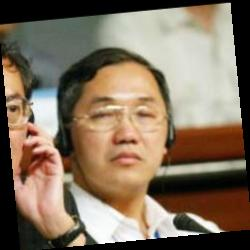
#> input picture data/lfw-deepfunneled/Adisai_Bodharamik/Adisai_Bodharamik_0001.jpg, 250 x 250 px; its folder holds only this picture in this run
$ python preprocess.py
#> lines starting #> are read from the running program, lines starting #| are printed output that depends on the picture
import os
import cv2
import numpy as np
import pandas as pd
from matplotlib import pyplot as plt


def load_unlabelled_data(path, target_size=(64,64)):
#> called with path = '../data/lfw-deepfunneled', target_size = (64, 64)
    images = []
    for person_name in os.listdir(path):
        person_dir = os.path.join(path, person_name)
        if not os.path.isdir(person_dir):
            continue
        for img_file in os.listdir(person_dir):
            img_path = os.path.join(person_dir, img_file)
            img = cv2.imread(img_path, cv2.IMREAD_GRAYSCALE)
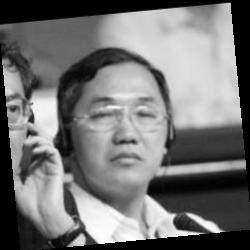
#> img: shape (250, 250); min 0, max 255, mean 116.4
            if img is not None:
                img = cv2.resize(img, target_size)
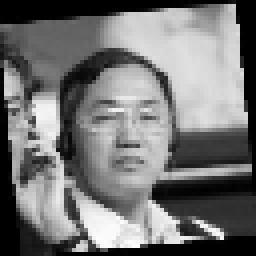
#> img: shape (64, 64) (shown 4 times larger); min 0, max 253, mean 116.2
                images.append(img)
#> pass 2 of the loop in load_unlabelled_data, `for person_name in os.listdir(path):`:
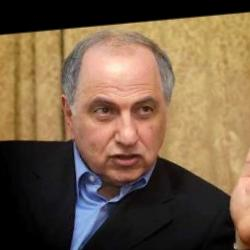
#> input picture data/lfw-deepfunneled/Ahmed_Chalabi/Ahmed_Chalabi_0005.jpg, 250 x 250 px
#> in load_unlabelled_data, `img = cv2.imread(img_path, cv2.IMREAD_GRAYSCALE)`:
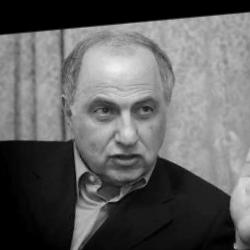
#> img: shape (250, 250); min 0, max 240, mean 97.6
#> in load_unlabelled_data, `img = cv2.resize(img, target_size)`:
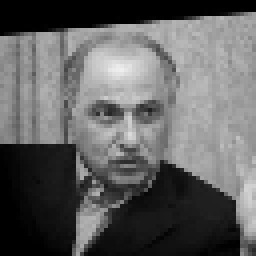
#> img: shape (64, 64) (shown 4 times larger); min 0, max 238, mean 97.5
#> pass 3 of the loop in load_unlabelled_data, `for person_name in os.listdir(path):`:
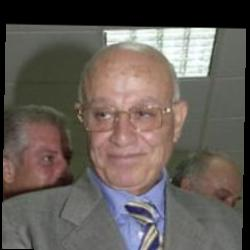
#> input picture data/lfw-deepfunneled/Ahmed_Qureia/Ahmed_Qureia_0001.jpg, 250 x 250 px
#> in load_unlabelled_data, `img = cv2.imread(img_path, cv2.IMREAD_GRAYSCALE)`:
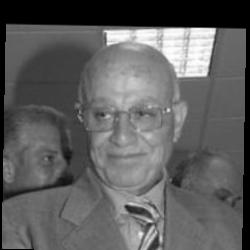
#> img: shape (250, 250); min 0, max 255, mean 95.1
#> in load_unlabelled_data, `img = cv2.resize(img, target_size)`:
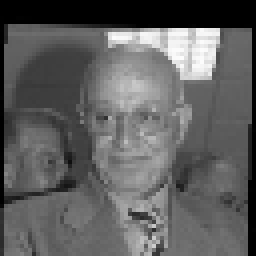
#> img: shape (64, 64) (shown 4 times larger); min 0, max 253, mean 95.1
#> the loop made 4 passes; the first 3 are shown
    print(images)
    return np.array(images)


## Load labelled and unlabelled dataset

unlabelled_data = load_unlabelled_data("../data/lfw-deepfunneled") ## (13233, 64, 64)
flattened_unlabelled_data = unlabelled_data.reshape(unlabelled_data.shape[0], -1) ## (13233, 4096)

#> (the run stopped early here; a loop or call above may not have finished)
